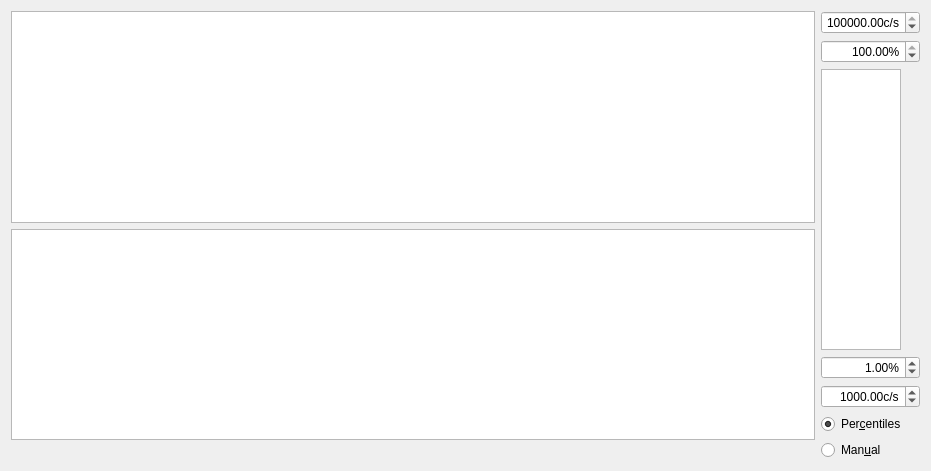
        <widget class="QWidget" name="horizontalLayoutWidget_2">
         <property name="geometry">
          <rect>
           <x>0</x>
           <y>420</y>
           <width>931</width>
           <height>471</height>
          </rect>
         </property>
         <layout class="QHBoxLayout" name="horizontalLayout_2">
          <item>
           <layout class="QVBoxLayout" name="verticalLayout_6">
            <item>
             <widget class="PlotWidget" name="ple_data_PlotWidget">
              <property name="sizePolicy">
               <sizepolicy hsizetype="Expanding" vsizetype="Expanding">
                <horstretch>1</horstretch>
                <verstretch>1</verstretch>
               </sizepolicy>
              </property>
             </widget>
            </item>
            <item>
             <widget class="PlotWidget" name="ple_matrix_PlotWidget">
              <property name="sizePolicy">
               <sizepolicy hsizetype="Expanding" vsizetype="Expanding">
                <horstretch>1</horstretch>
                <verstretch>1</verstretch>
               </sizepolicy>
              </property>
             </widget>
            </item>
            <item>
             <spacer name="horizontalSpacer_2">
              <property name="orientation">
               <enum>Qt::Horizontal</enum>
              </property>
              <property name="sizeHint" stdset="0">
               <size>
                <width>40</width>
                <height>20</height>
               </size>
              </property>
             </spacer>
            </item>
           </layout>
          </item>
          <item>
           <layout class="QVBoxLayout" name="verticalLayout_7">
            <item>
             <widget class="ScienDSpinBox" name="voltscan_cb_max_InputWidget">
              <property name="maximumSize">
               <size>
                <width>100</width>
                <height>16777215</height>
               </size>
              </property>
              <property name="alignment">
               <set>Qt::AlignRight|Qt::AlignTrailing|Qt::AlignVCenter</set>
              </property>
              <property name="suffix">
               <string>c/s</string>
              </property>
              <property name="minimum">
               <double>-10.000000000000000</double>
              </property>
              <property name="maximum">
               <double>1000000000.000000000000000</double>
              </property>
              <property name="value">
               <double>100000.000000000000000</double>
              </property>
             </widget>
            </item>
            <item>
             <widget class="ScienDSpinBox" name="voltscan_cb_high_centile_InputWidget">
              <property name="maximumSize">
               <size>
                <width>100</width>
                <height>16777215</height>
               </size>
              </property>
              <property name="alignment">
               <set>Qt::AlignRight|Qt::AlignTrailing|Qt::AlignVCenter</set>
              </property>
              <property name="suffix">
               <string>%</string>
              </property>
              <property name="minimum">
               <double>0.000000000000000</double>
              </property>
              <property name="maximum">
               <double>100.000000000000000</double>
              </property>
              <property name="value">
               <double>100.000000000000000</double>
              </property>
             </widget>
            </item>
            <item>
             <widget class="PlotWidget" name="voltscan_cb_ViewWidget">
              <property name="sizePolicy">
               <sizepolicy hsizetype="Expanding" vsizetype="Expanding">
                <horstretch>0</horstretch>
                <verstretch>0</verstretch>
               </sizepolicy>
              </property>
              <property name="maximumSize">
               <size>
                <width>80</width>
                <height>16777215</height>
               </size>
              </property>
             </widget>
            </item>
            <item>
             <widget class="ScienDSpinBox" name="voltscan_cb_low_centile_InputWidget">
              <property name="maximumSize">
               <size>
                <width>100</width>
                <height>16777215</height>
               </size>
              </property>
              <property name="alignment">
               <set>Qt::AlignRight|Qt::AlignTrailing|Qt::AlignVCenter</set>
              </property>
              <property name="suffix">
               <string>%</string>
              </property>
              <property name="minimum">
               <double>0.000000000000000</double>
              </property>
              <property name="maximum">
               <double>100.000000000000000</double>
              </property>
              <property name="value">
               <double>1.000000000000000</double>
              </property>
             </widget>
            </item>
            <item>
             <widget class="ScienDSpinBox" name="voltscan_cb_min_InputWidget">
              <property name="maximumSize">
               <size>
                <width>100</width>
                <height>16777215</height>
               </size>
              </property>
              <property name="alignment">
               <set>Qt::AlignRight|Qt::AlignTrailing|Qt::AlignVCenter</set>
              </property>
              <property name="suffix">
               <string>c/s</string>
              </property>
              <property name="minimum">
               <double>-10.000000000000000</double>
              </property>
              <property name="maximum">
               <double>1000000000.000000000000000</double>
              </property>
              <property name="value">
               <double>1000.000000000000000</double>
              </property>
             </widget>
            </item>
            <item>
             <widget class="QRadioButton" name="voltscan_cb_centiles_RadioButton">
              <property name="text">
               <string>Per&amp;centiles</string>
              </property>
              <property name="checked">
               <bool>true</bool>
              </property>
             </widget>
            </item>
            <item>
             <widget class="QRadioButton" name="voltscan_cb_manual_RadioButton">
              <property name="text">
               <string>Man&amp;ual</string>
              </property>
             </widget>
            </item>
           </layout>
          </item>
         </layout>
        </widget>
